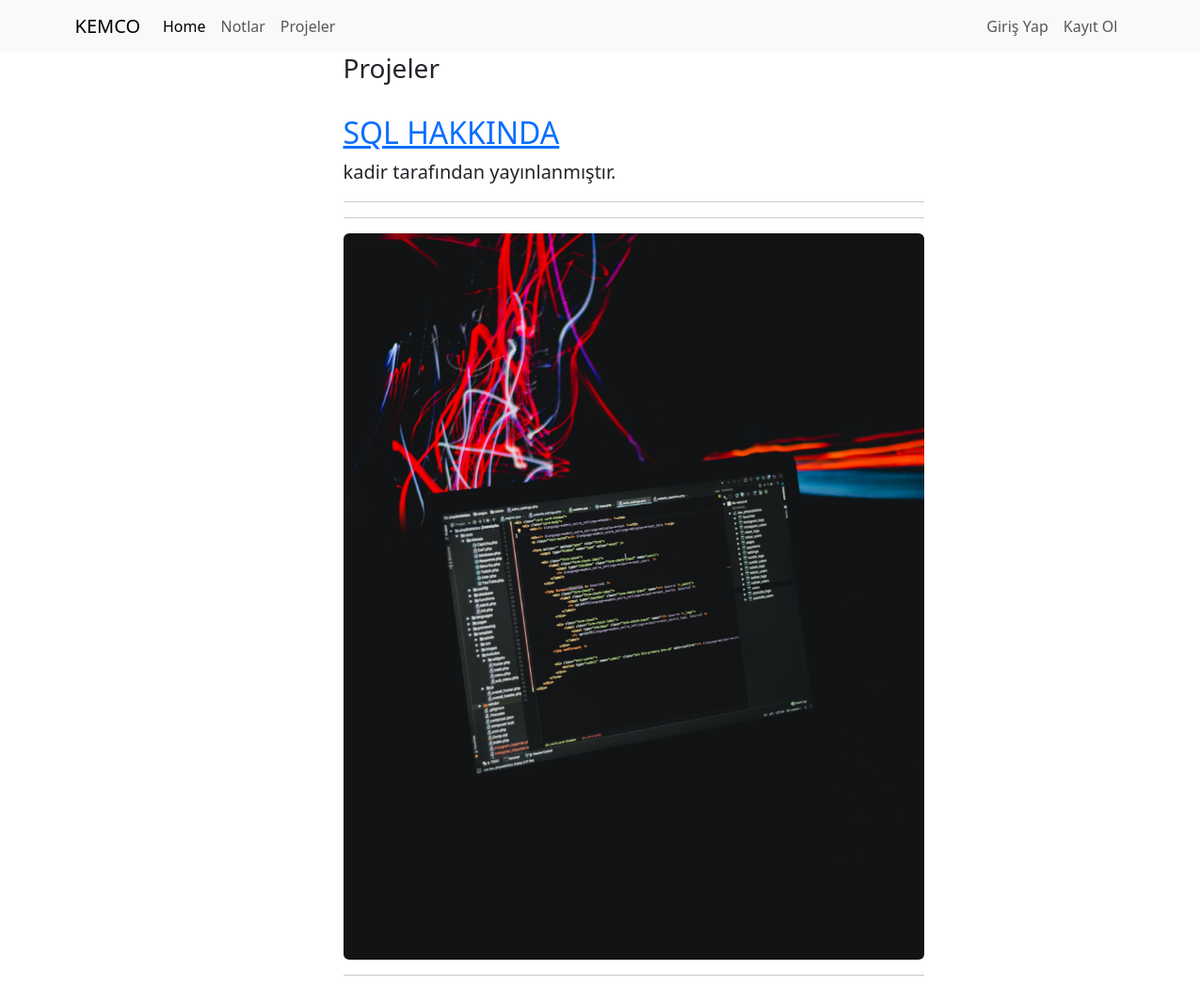
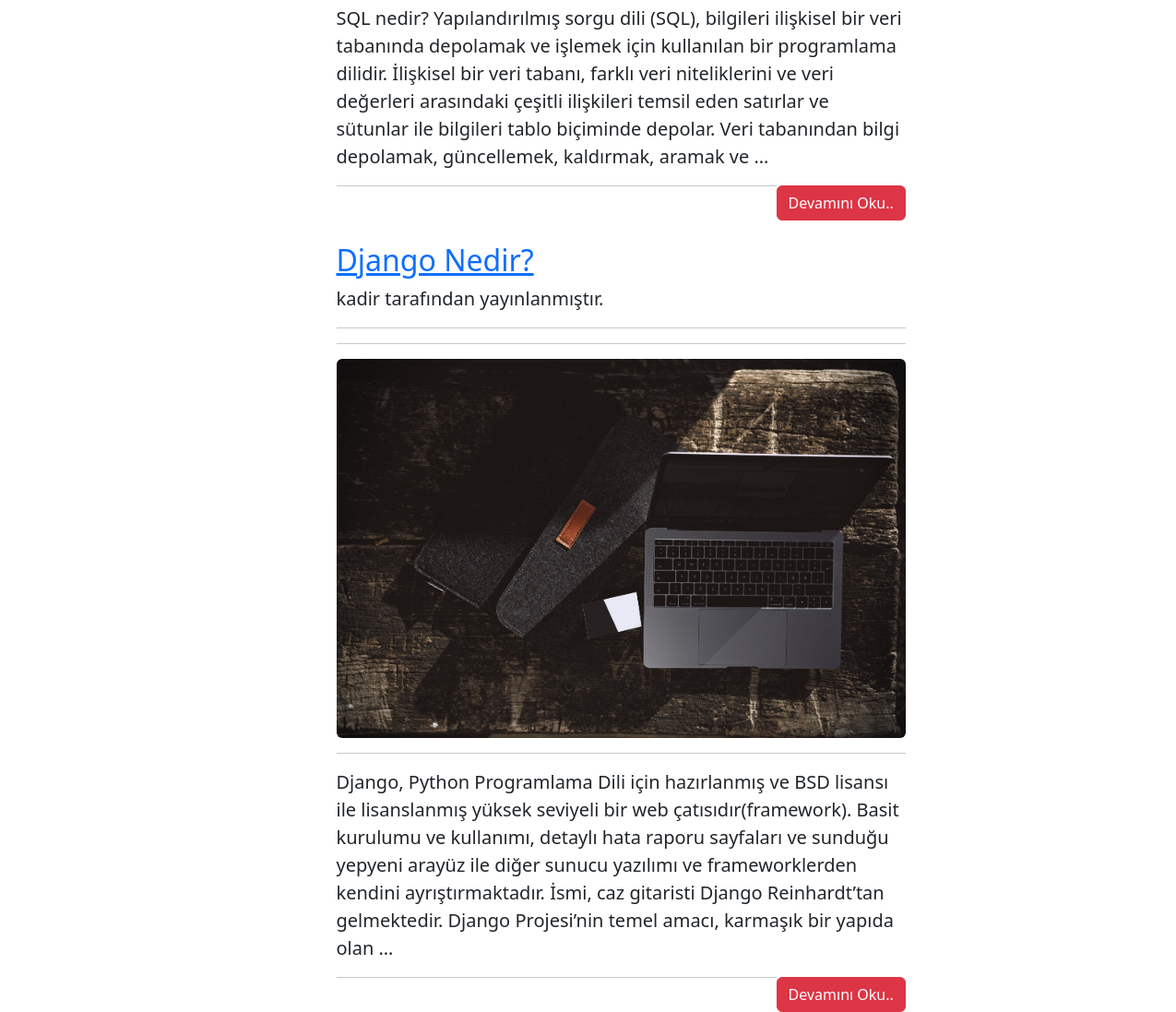
Screenshot of /proje/ with the database file from the repository (2 pictures, top to bottom).
### projeler/models.py (models this page shows, shortened)
class Proje(models.Model):
    author_prj = models.ForeignKey("auth.user", on_delete=models.CASCADE, verbose_name="Yazar")
    title_prj = models.CharField(max_length=50, verbose_name="Baslık")
    content_prj = models.TextField( verbose_name="İçerik")
    created_date_ptj = models.DateTimeField(auto_now_add=True, verbose_name="Oluşturulduğu tarih")
    proje_image = models.FileField(blank=True, verbose_name="Projeye Foto EKLE")

### projeler/views.py (the view)
# urls.py: path('proje/', include("projeler.urls")),
def projeler (request):
    projelerr = Proje.objects.all()
    context = {
        "projelerr":projelerr
    }
    return render(request,'projeler.html',context)

### templates/projeler.html (shortened to what this page needs)
{% extends 'main.html' %}
{% load static %}
{% block body %}
<div class="row">
  <div class="col-md-10 offset-md-3">
      <div class="col-lg-8">
        <h3>Projeler</h3>
      </div>
  </div>
</div>
{% if projelerr %}
{% for proje in projelerr  %}
<div class="row">
    <div class="col-md-10 offset-md-3">
      <div class="col-lg-8">
      <h2 class="mt-4"><a href="{% url 'projeler:detailProje' proje.id %}">{{proje.title_prj}}</a></h2>
      <p class="lead">
        {{proje.author_prj.username}} tarafından yayınlanmıştır.
      </p>
      <hr>
      <hr>
      {% if proje.proje_image %}
      <a href="{% url 'projeler:detailProje' proje.id %}"> <img class="img-fluid rounded" src="{{proje.proje_image.url}}" alt=""></a>
      {% endif %}
      <hr>
      <p class="lead">
        {{proje.content_prj|safe|truncatewords:50}}
      </p>
      <a style="float:right" href="{% url 'projeler:detailProje' proje.id %}" class="btn btn-danger">Devamını Oku..</a>
      <hr>
    </div>
    </div>
</div>
{% endfor %}
  {% endif %}
  {% endblock %}

### rows the page displays
Proje: title_prj "SQL HAKKINDA", author_prj.username "kadir", proje_image (picture), content_prj "SQL nedir? Yapılandırılmış sorgu dili (SQL), bilgileri ilişkisel bir veri tabanında depolamak ve işlemek için kullanılan bir programlama dilidir. İlişkisel bir veri tabanı, farklı veri niteliklerini ve veri değerleri arasındaki çeşitli ilişkileri temsil eden satırlar ve sütunlar ile bilgileri tablo biçiminde depolar. Veri tabanından bilgi depolamak, güncellemek, kaldırmak, aramak ve …"
Proje: title_prj "Django Nedir?", author_prj.username "kadir", proje_image (picture), content_prj "Django, Python Programlama Dili için hazırlanmış ve BSD lisansı ile lisanslanmış yüksek seviyeli bir web çatısıdır(framework). Basit kurulumu ve kullanımı, detaylı hata raporu sayfaları ve sunduğu yepyeni arayüz ile diğer sunucu yazılımı ve frameworklerden kendini ayrıştırmaktadır. İsmi, caz gitaristi Django Reinhardt’tan gelmektedir. Django Projesi’nin temel amacı, karmaşık bir yapıda olan …"
